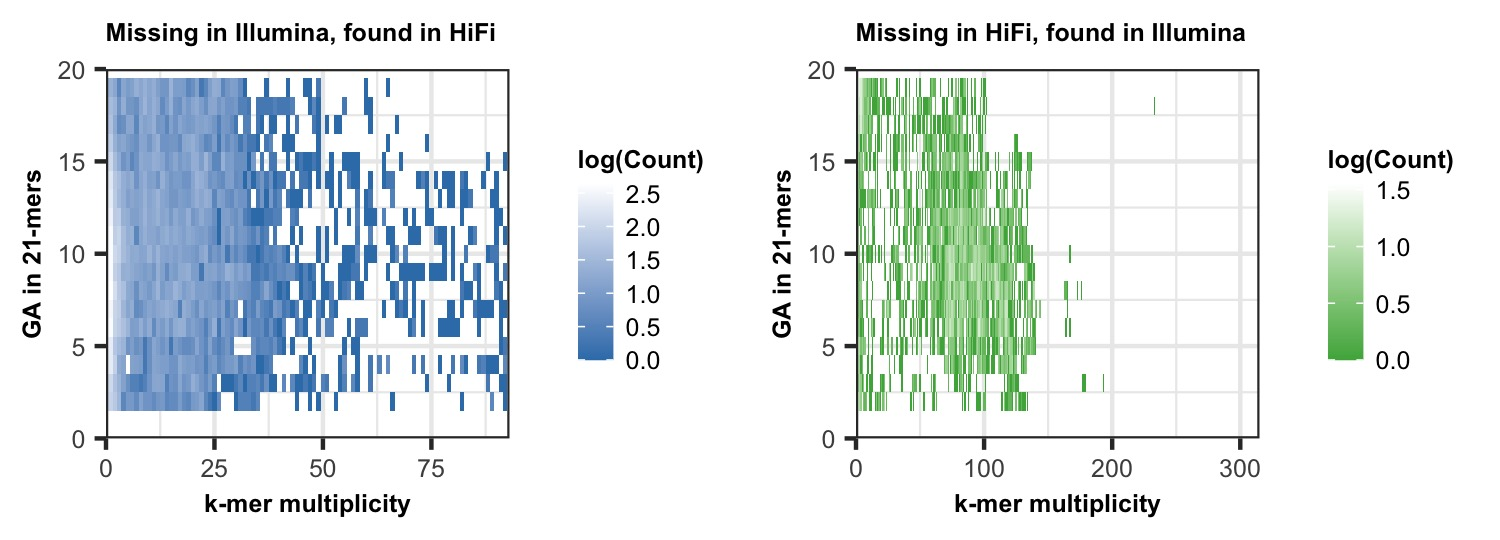

The script that saved this image:
library(ggplot2)
library(scales)
library(data.table)
library(cowplot)

BLUE="#377EB8"
GREEN="#4DAF4A"

plot_heatmap <- function(dat = NULL, cnt, title = "", x_min = 0, x_max, y_max, pattern, counts, low_col) {
    p <- ggplot(dat, aes(x = V2, y = V1, fill = cnt)) +
        geom_tile() +
        scale_fill_gradient(low = low_col,
                            high = "white",
                            guide = "colorbar") +
        theme_bw() +
        ggtitle(title) +
        labs(fill = counts) +
        scale_x_continuous("k-mer multiplicity", expand = c(0, 0), limits=c(x_min, x_max)) +
        scale_y_continuous(paste(pattern, "in 21-mers", sep=" "), expand = c(0, 0), limits=c(0, y_max)) +
        theme(text = element_text(size = 6),
              plot.title = element_text(size=6, face = "bold"),
              axis.title = element_text(size=6, face = "bold"),
              axis.text  = element_text(size=6),
              legend.key.size = unit(3, "mm"),
              legend.key.height = unit(3, "mm"), #change legend key height
              legend.text = element_text(size=6),
              legend.title = element_text(size=6, face = "bold")
              )
    return(p)
}

# peak for normalizing copy numbers
peak1=31
peak2=105
cp=3

x_max1=peak1 * cp
x_max2=peak2 * cp

dat1=fread("ED_Fig1a_illumina.0.hifi.meryl.GA_TC.hist", header=F)
dat1$LogCount=log(dat1$V3, base = 10)
summary(dat1)

dat2=fread("ED_Fig1a_hifi.0.illm.meryl.GA_TC.hist", header=F)
dat2$LogCount=log(dat2$V3, base = 10)
summary(dat2)
y_max=max(dat1$V1)

p1=plot_heatmap(dat1, dat1$LogCount,
                "Missing in Illumina, found in HiFi",
                x_min = 0, x_max = x_max1, y_max = y_max,
                pattern = "GA", counts = "log(Count)",
                low_col = BLUE)

p2=plot_heatmap(dat2, dat2$LogCount,
                "Missing in HiFi, found in Illumina",
                x_min = 0, x_max = x_max2, y_max = y_max,
                pattern = "GA", counts = "log(Count)",
                low_col = GREEN)

plot_grid(p1, p2, nrow = 1, rel_widths = c(0.5, 0.5))
ggsave(paste("ED_Fig1a.jpg", sep=""), width = 5, height = 1.8)
